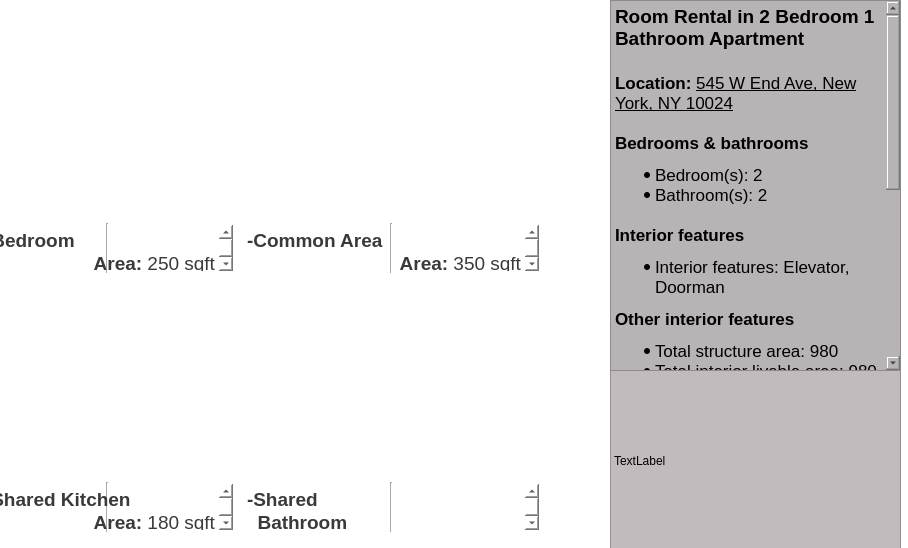
<?xml version="1.0" encoding="UTF-8"?>
<ui version="4.0">
 <class>PrivateH_Manhattan1</class>
 <widget class="QDialog" name="PrivateH_Manhattan1">
  <property name="geometry">
   <rect>
    <x>0</x>
    <y>0</y>
    <width>908</width>
    <height>548</height>
   </rect>
  </property>
  <property name="palette">
   <palette>
    <active>
     <colorrole role="WindowText">
      <brush brushstyle="SolidPattern">
       <color alpha="255">
        <red>0</red>
        <green>0</green>
        <blue>0</blue>
       </color>
      </brush>
     </colorrole>
     <colorrole role="Window">
      <brush brushstyle="SolidPattern">
       <color alpha="255">
        <red>255</red>
        <green>255</green>
        <blue>255</blue>
       </color>
      </brush>
     </colorrole>
    </active>
    <inactive>
     <colorrole role="WindowText">
      <brush brushstyle="SolidPattern">
       <color alpha="255">
        <red>0</red>
        <green>0</green>
        <blue>0</blue>
       </color>
      </brush>
     </colorrole>
     <colorrole role="Window">
      <brush brushstyle="SolidPattern">
       <color alpha="255">
        <red>255</red>
        <green>255</green>
        <blue>255</blue>
       </color>
      </brush>
     </colorrole>
    </inactive>
    <disabled>
     <colorrole role="Base">
      <brush brushstyle="SolidPattern">
       <color alpha="255">
        <red>255</red>
        <green>255</green>
        <blue>255</blue>
       </color>
      </brush>
     </colorrole>
     <colorrole role="Window">
      <brush brushstyle="SolidPattern">
       <color alpha="255">
        <red>255</red>
        <green>255</green>
        <blue>255</blue>
       </color>
      </brush>
     </colorrole>
    </disabled>
   </palette>
  </property>
  <property name="windowTitle">
   <string>Dialog</string>
  </property>
  <widget class="QLabel" name="labelManhattanOutput">
   <property name="geometry">
    <rect>
     <x>610</x>
     <y>370</y>
     <width>291</width>
     <height>181</height>
    </rect>
   </property>
   <property name="palette">
    <palette>
     <active>
      <colorrole role="Button">
       <brush brushstyle="SolidPattern">
        <color alpha="234">
         <red>187</red>
         <green>181</green>
         <blue>183</blue>
        </color>
       </brush>
      </colorrole>
      <colorrole role="Text">
       <brush brushstyle="SolidPattern">
        <color alpha="255">
         <red>2</red>
         <green>2</green>
         <blue>2</blue>
        </color>
       </brush>
      </colorrole>
      <colorrole role="BrightText">
       <brush brushstyle="SolidPattern">
        <color alpha="255">
         <red>254</red>
         <green>250</green>
         <blue>255</blue>
        </color>
       </brush>
      </colorrole>
      <colorrole role="ButtonText">
       <brush brushstyle="SolidPattern">
        <color alpha="255">
         <red>0</red>
         <green>0</green>
         <blue>0</blue>
        </color>
       </brush>
      </colorrole>
      <colorrole role="Base">
       <brush brushstyle="SolidPattern">
        <color alpha="234">
         <red>187</red>
         <green>181</green>
         <blue>183</blue>
        </color>
       </brush>
      </colorrole>
      <colorrole role="Window">
       <brush brushstyle="SolidPattern">
        <color alpha="234">
         <red>187</red>
         <green>181</green>
         <blue>183</blue>
        </color>
       </brush>
      </colorrole>
      <colorrole role="HighlightedText">
       <brush brushstyle="SolidPattern">
        <color alpha="235">
         <red>0</red>
         <green>0</green>
         <blue>0</blue>
        </color>
       </brush>
      </colorrole>
      <colorrole role="PlaceholderText">
       <brush brushstyle="SolidPattern">
        <color alpha="255">
         <red>2</red>
         <green>2</green>
         <blue>2</blue>
        </color>
       </brush>
      </colorrole>
     </active>
     <inactive>
      <colorrole role="Button">
       <brush brushstyle="SolidPattern">
        <color alpha="234">
         <red>187</red>
         <green>181</green>
         <blue>183</blue>
        </color>
       </brush>
      </colorrole>
      <colorrole role="Text">
       <brush brushstyle="SolidPattern">
        <color alpha="255">
         <red>2</red>
         <green>2</green>
         <blue>2</blue>
        </color>
       </brush>
      </colorrole>
      <colorrole role="BrightText">
       <brush brushstyle="SolidPattern">
        <color alpha="255">
         <red>254</red>
         <green>250</green>
         <blue>255</blue>
        </color>
       </brush>
      </colorrole>
      <colorrole role="ButtonText">
       <brush brushstyle="SolidPattern">
        <color alpha="255">
         <red>0</red>
         <green>0</green>
         <blue>0</blue>
        </color>
       </brush>
      </colorrole>
      <colorrole role="Base">
       <brush brushstyle="SolidPattern">
        <color alpha="234">
         <red>187</red>
         <green>181</green>
         <blue>183</blue>
        </color>
       </brush>
      </colorrole>
      <colorrole role="Window">
       <brush brushstyle="SolidPattern">
        <color alpha="234">
         <red>187</red>
         <green>181</green>
         <blue>183</blue>
        </color>
       </brush>
      </colorrole>
      <colorrole role="HighlightedText">
       <brush brushstyle="SolidPattern">
        <color alpha="235">
         <red>0</red>
         <green>0</green>
         <blue>0</blue>
        </color>
       </brush>
      </colorrole>
      <colorrole role="PlaceholderText">
       <brush brushstyle="SolidPattern">
        <color alpha="255">
         <red>2</red>
         <green>2</green>
         <blue>2</blue>
        </color>
       </brush>
      </colorrole>
     </inactive>
     <disabled>
      <colorrole role="Button">
       <brush brushstyle="SolidPattern">
        <color alpha="234">
         <red>187</red>
         <green>181</green>
         <blue>183</blue>
        </color>
       </brush>
      </colorrole>
      <colorrole role="BrightText">
       <brush brushstyle="SolidPattern">
        <color alpha="255">
         <red>254</red>
         <green>250</green>
         <blue>255</blue>
        </color>
       </brush>
      </colorrole>
      <colorrole role="Base">
       <brush brushstyle="SolidPattern">
        <color alpha="234">
         <red>187</red>
         <green>181</green>
         <blue>183</blue>
        </color>
       </brush>
      </colorrole>
      <colorrole role="Window">
       <brush brushstyle="SolidPattern">
        <color alpha="234">
         <red>187</red>
         <green>181</green>
         <blue>183</blue>
        </color>
       </brush>
      </colorrole>
      <colorrole role="HighlightedText">
       <brush brushstyle="SolidPattern">
        <color alpha="235">
         <red>0</red>
         <green>0</green>
         <blue>0</blue>
        </color>
       </brush>
      </colorrole>
      <colorrole role="PlaceholderText">
       <brush brushstyle="SolidPattern">
        <color alpha="255">
         <red>2</red>
         <green>2</green>
         <blue>2</blue>
        </color>
       </brush>
      </colorrole>
     </disabled>
    </palette>
   </property>
   <property name="autoFillBackground">
    <bool>false</bool>
   </property>
   <property name="styleSheet">
    <string notr="true">background-color: rgba(187, 181, 183, 234);</string>
   </property>
   <property name="frameShape">
    <enum>QFrame::StyledPanel</enum>
   </property>
   <property name="text">
    <string>TextLabel</string>
   </property>
  </widget>
  <widget class="QFrame" name="frame">
   <property name="geometry">
    <rect>
     <x>-30</x>
     <y>10</y>
     <width>651</width>
     <height>531</height>
    </rect>
   </property>
   <property name="palette">
    <palette>
     <active>
      <colorrole role="Button">
       <brush brushstyle="SolidPattern">
        <color alpha="255">
         <red>255</red>
         <green>255</green>
         <blue>255</blue>
        </color>
       </brush>
      </colorrole>
      <colorrole role="Base">
       <brush brushstyle="SolidPattern">
        <color alpha="255">
         <red>255</red>
         <green>255</green>
         <blue>255</blue>
        </color>
       </brush>
      </colorrole>
      <colorrole role="Window">
       <brush brushstyle="SolidPattern">
        <color alpha="255">
         <red>255</red>
         <green>255</green>
         <blue>255</blue>
        </color>
       </brush>
      </colorrole>
      <colorrole role="AlternateBase">
       <brush brushstyle="SolidPattern">
        <color alpha="255">
         <red>254</red>
         <green>254</green>
         <blue>254</blue>
        </color>
       </brush>
      </colorrole>
      <colorrole role="ToolTipBase">
       <brush brushstyle="SolidPattern">
        <color alpha="255">
         <red>255</red>
         <green>255</green>
         <blue>255</blue>
        </color>
       </brush>
      </colorrole>
      <colorrole role="PlaceholderText">
       <brush brushstyle="SolidPattern">
        <color alpha="255">
         <red>255</red>
         <green>255</green>
         <blue>255</blue>
        </color>
       </brush>
      </colorrole>
     </active>
     <inactive>
      <colorrole role="Button">
       <brush brushstyle="SolidPattern">
        <color alpha="255">
         <red>255</red>
         <green>255</green>
         <blue>255</blue>
        </color>
       </brush>
      </colorrole>
      <colorrole role="Base">
       <brush brushstyle="SolidPattern">
        <color alpha="255">
         <red>255</red>
         <green>255</green>
         <blue>255</blue>
        </color>
       </brush>
      </colorrole>
      <colorrole role="Window">
       <brush brushstyle="SolidPattern">
        <color alpha="255">
         <red>255</red>
         <green>255</green>
         <blue>255</blue>
        </color>
       </brush>
      </colorrole>
      <colorrole role="AlternateBase">
       <brush brushstyle="SolidPattern">
        <color alpha="255">
         <red>254</red>
         <green>254</green>
         <blue>254</blue>
        </color>
       </brush>
      </colorrole>
      <colorrole role="ToolTipBase">
       <brush brushstyle="SolidPattern">
        <color alpha="255">
         <red>255</red>
         <green>255</green>
         <blue>255</blue>
        </color>
       </brush>
      </colorrole>
      <colorrole role="PlaceholderText">
       <brush brushstyle="SolidPattern">
        <color alpha="255">
         <red>255</red>
         <green>255</green>
         <blue>255</blue>
        </color>
       </brush>
      </colorrole>
     </inactive>
     <disabled>
      <colorrole role="Button">
       <brush brushstyle="SolidPattern">
        <color alpha="255">
         <red>255</red>
         <green>255</green>
         <blue>255</blue>
        </color>
       </brush>
      </colorrole>
      <colorrole role="Base">
       <brush brushstyle="SolidPattern">
        <color alpha="255">
         <red>255</red>
         <green>255</green>
         <blue>255</blue>
        </color>
       </brush>
      </colorrole>
      <colorrole role="Window">
       <brush brushstyle="SolidPattern">
        <color alpha="255">
         <red>255</red>
         <green>255</green>
         <blue>255</blue>
        </color>
       </brush>
      </colorrole>
      <colorrole role="AlternateBase">
       <brush brushstyle="SolidPattern">
        <color alpha="255">
         <red>254</red>
         <green>254</green>
         <blue>254</blue>
        </color>
       </brush>
      </colorrole>
      <colorrole role="ToolTipBase">
       <brush brushstyle="SolidPattern">
        <color alpha="255">
         <red>255</red>
         <green>255</green>
         <blue>255</blue>
        </color>
       </brush>
      </colorrole>
      <colorrole role="PlaceholderText">
       <brush brushstyle="SolidPattern">
        <color alpha="255">
         <red>255</red>
         <green>255</green>
         <blue>255</blue>
        </color>
       </brush>
      </colorrole>
     </disabled>
    </palette>
   </property>
   <property name="styleSheet">
    <string notr="true">background-color: rgb(255, 255, 255);</string>
   </property>
   <layout class="QFormLayout" name="formLayout">
    <item row="0" column="0">
     <layout class="QVBoxLayout" name="verticalLayout">
      <item>
       <widget class="QLabel" name="label">
        <property name="maximumSize">
         <size>
          <width>300</width>
          <height>200</height>
         </size>
        </property>
        <property name="styleSheet">
         <string notr="true"> border-image: url(&quot;/Users/eslemvarank/Desktop/Screen Shot 2023-12-03 at 9.27.43 PM.png&quot;);</string>
        </property>
        <property name="text">
         <string/>
        </property>
        <property name="pixmap">
         <pixmap>../../Screen Shot 2023-12-03 at 9.27.43 PM.png</pixmap>
        </property>
        <property name="scaledContents">
         <bool>true</bool>
        </property>
       </widget>
      </item>
      <item>
       <widget class="QTextBrowser" name="textBrowser">
        <property name="maximumSize">
         <size>
          <width>300</width>
          <height>50</height>
         </size>
        </property>
        <property name="palette">
         <palette>
          <active>
           <colorrole role="Button">
            <brush brushstyle="SolidPattern">
             <color alpha="255">
              <red>255</red>
              <green>255</green>
              <blue>255</blue>
             </color>
            </brush>
           </colorrole>
           <colorrole role="Text">
            <brush brushstyle="SolidPattern">
             <color alpha="255">
              <red>58</red>
              <green>58</green>
              <blue>58</blue>
             </color>
            </brush>
           </colorrole>
           <colorrole role="Base">
            <brush brushstyle="SolidPattern">
             <color alpha="255">
              <red>255</red>
              <green>255</green>
              <blue>255</blue>
             </color>
            </brush>
           </colorrole>
           <colorrole role="Window">
            <brush brushstyle="SolidPattern">
             <color alpha="255">
              <red>255</red>
              <green>255</green>
              <blue>255</blue>
             </color>
            </brush>
           </colorrole>
          </active>
          <inactive>
           <colorrole role="Button">
            <brush brushstyle="SolidPattern">
             <color alpha="255">
              <red>255</red>
              <green>255</green>
              <blue>255</blue>
             </color>
            </brush>
           </colorrole>
           <colorrole role="Text">
            <brush brushstyle="SolidPattern">
             <color alpha="255">
              <red>58</red>
              <green>58</green>
              <blue>58</blue>
             </color>
            </brush>
           </colorrole>
           <colorrole role="Base">
            <brush brushstyle="SolidPattern">
             <color alpha="255">
              <red>255</red>
              <green>255</green>
              <blue>255</blue>
             </color>
            </brush>
           </colorrole>
           <colorrole role="Window">
            <brush brushstyle="SolidPattern">
             <color alpha="255">
              <red>255</red>
              <green>255</green>
              <blue>255</blue>
             </color>
            </brush>
           </colorrole>
          </inactive>
          <disabled>
           <colorrole role="Button">
            <brush brushstyle="SolidPattern">
             <color alpha="255">
              <red>255</red>
              <green>255</green>
              <blue>255</blue>
             </color>
            </brush>
           </colorrole>
           <colorrole role="Base">
            <brush brushstyle="SolidPattern">
             <color alpha="255">
              <red>255</red>
              <green>255</green>
              <blue>255</blue>
             </color>
            </brush>
           </colorrole>
           <colorrole role="Window">
            <brush brushstyle="SolidPattern">
             <color alpha="255">
              <red>255</red>
              <green>255</green>
              <blue>255</blue>
             </color>
            </brush>
           </colorrole>
          </disabled>
         </palette>
        </property>
        <property name="frameShape">
         <enum>QFrame::VLine</enum>
        </property>
        <property name="html">
         <string>&lt;!DOCTYPE HTML PUBLIC &quot;-//W3C//DTD HTML 4.0//EN&quot; &quot;http://www.w3.org/TR/REC-html40/strict.dtd&quot;&gt;
&lt;html&gt;&lt;head&gt;&lt;meta name=&quot;qrichtext&quot; content=&quot;1&quot; /&gt;&lt;meta charset=&quot;utf-8&quot; /&gt;&lt;style type=&quot;text/css&quot;&gt;
p, li { white-space: pre-wrap; }
hr { height: 1px; border-width: 0; }
li.unchecked::marker { content: &quot;\2610&quot;; }
li.checked::marker { content: &quot;\2612&quot;; }
&lt;/style&gt;&lt;/head&gt;&lt;body style=&quot; font-family:'.AppleSystemUIFont'; font-size:13pt; font-weight:400; font-style:normal;&quot;&gt;
&lt;p style=&quot; margin-top:0px; margin-bottom:0px; margin-left:0px; margin-right:0px; -qt-block-indent:0; text-indent:0px;&quot;&gt;&lt;span style=&quot; font-size:14pt; font-weight:700;&quot;&gt;-Bedroom&lt;/span&gt;&lt;/p&gt;
&lt;p align=&quot;right&quot; style=&quot; margin-top:0px; margin-bottom:0px; margin-left:0px; margin-right:0px; -qt-block-indent:0; text-indent:0px;&quot;&gt;&lt;span style=&quot; font-size:14pt; font-weight:700;&quot;&gt;Area: &lt;/span&gt;&lt;span style=&quot; font-size:14pt;&quot;&gt;250 sqft&lt;/span&gt;&lt;/p&gt;&lt;/body&gt;&lt;/html&gt;</string>
        </property>
       </widget>
      </item>
     </layout>
    </item>
    <item row="0" column="1">
     <layout class="QVBoxLayout" name="verticalLayout_2">
      <item>
       <widget class="QLabel" name="label_2">
        <property name="maximumSize">
         <size>
          <width>300</width>
          <height>200</height>
         </size>
        </property>
        <property name="styleSheet">
         <string notr="true">border-image:url(&quot;/Users/eslemvarank/Desktop/Screen Shot 2023-12-03 at 9.29.44 PM.png&quot;)</string>
        </property>
        <property name="text">
         <string/>
        </property>
        <property name="pixmap">
         <pixmap>../../Screen Shot 2023-12-03 at 9.29.44 PM.png</pixmap>
        </property>
        <property name="scaledContents">
         <bool>true</bool>
        </property>
       </widget>
      </item>
      <item>
       <widget class="QTextBrowser" name="textBrowser_2">
        <property name="maximumSize">
         <size>
          <width>300</width>
          <height>50</height>
         </size>
        </property>
        <property name="palette">
         <palette>
          <active>
           <colorrole role="Button">
            <brush brushstyle="SolidPattern">
             <color alpha="255">
              <red>255</red>
              <green>255</green>
              <blue>255</blue>
             </color>
            </brush>
           </colorrole>
           <colorrole role="Text">
            <brush brushstyle="SolidPattern">
             <color alpha="255">
              <red>58</red>
              <green>58</green>
              <blue>58</blue>
             </color>
            </brush>
           </colorrole>
           <colorrole role="Base">
            <brush brushstyle="SolidPattern">
             <color alpha="255">
              <red>255</red>
              <green>255</green>
              <blue>255</blue>
             </color>
            </brush>
           </colorrole>
           <colorrole role="Window">
            <brush brushstyle="SolidPattern">
             <color alpha="255">
              <red>255</red>
              <green>255</green>
              <blue>255</blue>
             </color>
            </brush>
           </colorrole>
           <colorrole role="PlaceholderText">
            <brush brushstyle="SolidPattern">
             <color alpha="255">
              <red>253</red>
              <green>254</green>
              <blue>255</blue>
             </color>
            </brush>
           </colorrole>
          </active>
          <inactive>
           <colorrole role="Button">
            <brush brushstyle="SolidPattern">
             <color alpha="255">
              <red>255</red>
              <green>255</green>
              <blue>255</blue>
             </color>
            </brush>
           </colorrole>
           <colorrole role="Text">
            <brush brushstyle="SolidPattern">
             <color alpha="255">
              <red>58</red>
              <green>58</green>
              <blue>58</blue>
             </color>
            </brush>
           </colorrole>
           <colorrole role="Base">
            <brush brushstyle="SolidPattern">
             <color alpha="255">
              <red>255</red>
              <green>255</green>
              <blue>255</blue>
             </color>
            </brush>
           </colorrole>
           <colorrole role="Window">
            <brush brushstyle="SolidPattern">
             <color alpha="255">
              <red>255</red>
              <green>255</green>
              <blue>255</blue>
             </color>
            </brush>
           </colorrole>
           <colorrole role="PlaceholderText">
            <brush brushstyle="SolidPattern">
             <color alpha="255">
              <red>253</red>
              <green>254</green>
              <blue>255</blue>
             </color>
            </brush>
           </colorrole>
          </inactive>
          <disabled>
           <colorrole role="Button">
            <brush brushstyle="SolidPattern">
             <color alpha="255">
              <red>255</red>
              <green>255</green>
              <blue>255</blue>
             </color>
            </brush>
           </colorrole>
           <colorrole role="Base">
            <brush brushstyle="SolidPattern">
             <color alpha="255">
              <red>255</red>
              <green>255</green>
              <blue>255</blue>
             </color>
            </brush>
           </colorrole>
           <colorrole role="Window">
            <brush brushstyle="SolidPattern">
             <color alpha="255">
              <red>255</red>
              <green>255</green>
              <blue>255</blue>
             </color>
            </brush>
           </colorrole>
           <colorrole role="PlaceholderText">
            <brush brushstyle="SolidPattern">
             <color alpha="255">
              <red>253</red>
              <green>254</green>
              <blue>255</blue>
             </color>
            </brush>
           </colorrole>
          </disabled>
         </palette>
        </property>
        <property name="styleSheet">
         <string notr="true"/>
        </property>
        <property name="frameShape">
         <enum>QFrame::VLine</enum>
        </property>
        <property name="frameShadow">
         <enum>QFrame::Sunken</enum>
        </property>
        <property name="html">
         <string>&lt;!DOCTYPE HTML PUBLIC &quot;-//W3C//DTD HTML 4.0//EN&quot; &quot;http://www.w3.org/TR/REC-html40/strict.dtd&quot;&gt;
&lt;html&gt;&lt;head&gt;&lt;meta name=&quot;qrichtext&quot; content=&quot;1&quot; /&gt;&lt;meta charset=&quot;utf-8&quot; /&gt;&lt;style type=&quot;text/css&quot;&gt;
p, li { white-space: pre-wrap; }
hr { height: 1px; border-width: 0; }
li.unchecked::marker { content: &quot;\2610&quot;; }
li.checked::marker { content: &quot;\2612&quot;; }
&lt;/style&gt;&lt;/head&gt;&lt;body style=&quot; font-family:'.AppleSystemUIFont'; font-size:13pt; font-weight:400; font-style:normal;&quot;&gt;
&lt;p style=&quot; margin-top:0px; margin-bottom:0px; margin-left:0px; margin-right:0px; -qt-block-indent:0; text-indent:0px;&quot;&gt;&lt;span style=&quot; font-size:14pt; font-weight:700;&quot;&gt;-Common Area&lt;/span&gt;&lt;/p&gt;
&lt;p align=&quot;right&quot; style=&quot; margin-top:0px; margin-bottom:0px; margin-left:0px; margin-right:0px; -qt-block-indent:0; text-indent:0px;&quot;&gt;&lt;span style=&quot; font-size:14pt; font-weight:700;&quot;&gt;Area: &lt;/span&gt;&lt;span style=&quot; font-size:14pt;&quot;&gt;350 sqft&lt;/span&gt;&lt;/p&gt;&lt;/body&gt;&lt;/html&gt;</string>
        </property>
       </widget>
      </item>
     </layout>
    </item>
    <item row="1" column="0">
     <layout class="QVBoxLayout" name="verticalLayout_4">
      <item>
       <widget class="QLabel" name="label_4">
        <property name="maximumSize">
         <size>
          <width>300</width>
          <height>200</height>
         </size>
        </property>
        <property name="styleSheet">
         <string notr="true">border-image:url(&quot;/Users/eslemvarank/Desktop/Screen Shot 2023-12-03 at 9.31.01 PM.png&quot;)</string>
        </property>
        <property name="text">
         <string/>
        </property>
        <property name="pixmap">
         <pixmap>../../Screen Shot 2023-12-03 at 9.31.01 PM.png</pixmap>
        </property>
        <property name="scaledContents">
         <bool>true</bool>
        </property>
       </widget>
      </item>
      <item>
       <widget class="QTextBrowser" name="textBrowser_4">
        <property name="maximumSize">
         <size>
          <width>300</width>
          <height>50</height>
         </size>
        </property>
        <property name="palette">
         <palette>
          <active>
           <colorrole role="Button">
            <brush brushstyle="SolidPattern">
             <color alpha="255">
              <red>255</red>
              <green>255</green>
              <blue>255</blue>
             </color>
            </brush>
           </colorrole>
           <colorrole role="Text">
            <brush brushstyle="SolidPattern">
             <color alpha="255">
              <red>58</red>
              <green>58</green>
              <blue>58</blue>
             </color>
            </brush>
           </colorrole>
           <colorrole role="Base">
            <brush brushstyle="SolidPattern">
             <color alpha="255">
              <red>255</red>
              <green>255</green>
              <blue>255</blue>
             </color>
            </brush>
           </colorrole>
           <colorrole role="Window">
            <brush brushstyle="SolidPattern">
             <color alpha="255">
              <red>255</red>
              <green>255</green>
              <blue>255</blue>
             </color>
            </brush>
           </colorrole>
           <colorrole role="PlaceholderText">
            <brush brushstyle="SolidPattern">
             <color alpha="255">
              <red>253</red>
              <green>254</green>
              <blue>255</blue>
             </color>
            </brush>
           </colorrole>
          </active>
          <inactive>
           <colorrole role="Button">
            <brush brushstyle="SolidPattern">
             <color alpha="255">
              <red>255</red>
              <green>255</green>
              <blue>255</blue>
             </color>
            </brush>
           </colorrole>
           <colorrole role="Text">
            <brush brushstyle="SolidPattern">
             <color alpha="255">
              <red>58</red>
              <green>58</green>
              <blue>58</blue>
             </color>
            </brush>
           </colorrole>
           <colorrole role="Base">
            <brush brushstyle="SolidPattern">
             <color alpha="255">
              <red>255</red>
              <green>255</green>
              <blue>255</blue>
             </color>
            </brush>
           </colorrole>
           <colorrole role="Window">
            <brush brushstyle="SolidPattern">
             <color alpha="255">
              <red>255</red>
              <green>255</green>
              <blue>255</blue>
             </color>
            </brush>
           </colorrole>
           <colorrole role="PlaceholderText">
            <brush brushstyle="SolidPattern">
             <color alpha="255">
              <red>253</red>
              <green>254</green>
              <blue>255</blue>
             </color>
            </brush>
           </colorrole>
          </inactive>
          <disabled>
           <colorrole role="Button">
            <brush brushstyle="SolidPattern">
             <color alpha="255">
              <red>255</red>
              <green>255</green>
              <blue>255</blue>
             </color>
            </brush>
           </colorrole>
           <colorrole role="Base">
            <brush brushstyle="SolidPattern">
             <color alpha="255">
              <red>255</red>
              <green>255</green>
              <blue>255</blue>
             </color>
            </brush>
           </colorrole>
           <colorrole role="Window">
            <brush brushstyle="SolidPattern">
             <color alpha="255">
              <red>255</red>
              <green>255</green>
              <blue>255</blue>
             </color>
            </brush>
           </colorrole>
           <colorrole role="PlaceholderText">
            <brush brushstyle="SolidPattern">
             <color alpha="255">
              <red>253</red>
              <green>254</green>
              <blue>255</blue>
             </color>
            </brush>
           </colorrole>
          </disabled>
         </palette>
        </property>
        <property name="frameShape">
         <enum>QFrame::VLine</enum>
        </property>
        <property name="html">
         <string>&lt;!DOCTYPE HTML PUBLIC &quot;-//W3C//DTD HTML 4.0//EN&quot; &quot;http://www.w3.org/TR/REC-html40/strict.dtd&quot;&gt;
&lt;html&gt;&lt;head&gt;&lt;meta name=&quot;qrichtext&quot; content=&quot;1&quot; /&gt;&lt;meta charset=&quot;utf-8&quot; /&gt;&lt;style type=&quot;text/css&quot;&gt;
p, li { white-space: pre-wrap; }
hr { height: 1px; border-width: 0; }
li.unchecked::marker { content: &quot;\2610&quot;; }
li.checked::marker { content: &quot;\2612&quot;; }
&lt;/style&gt;&lt;/head&gt;&lt;body style=&quot; font-family:'.AppleSystemUIFont'; font-size:13pt; font-weight:400; font-style:normal;&quot;&gt;
&lt;p style=&quot; margin-top:0px; margin-bottom:0px; margin-left:0px; margin-right:0px; -qt-block-indent:0; text-indent:0px;&quot;&gt;&lt;span style=&quot; font-size:14pt; font-weight:700;&quot;&gt;-Shared Kitchen&lt;/span&gt;&lt;/p&gt;
&lt;p align=&quot;right&quot; style=&quot; margin-top:0px; margin-bottom:0px; margin-left:0px; margin-right:0px; -qt-block-indent:0; text-indent:0px;&quot;&gt;&lt;span style=&quot; font-size:14pt; font-weight:700;&quot;&gt;Area: &lt;/span&gt;&lt;span style=&quot; font-size:14pt;&quot;&gt;180 sqft&lt;/span&gt;&lt;/p&gt;&lt;/body&gt;&lt;/html&gt;</string>
        </property>
       </widget>
      </item>
     </layout>
    </item>
    <item row="1" column="1">
     <layout class="QVBoxLayout" name="verticalLayout_3">
      <item>
       <widget class="QLabel" name="label_3">
        <property name="maximumSize">
         <size>
          <width>300</width>
          <height>200</height>
         </size>
        </property>
        <property name="styleSheet">
         <string notr="true">border-image:url(&quot;/Users/eslemvarank/Desktop/Screen Shot 2023-12-03 at 9.32.05 PM.png&quot;)</string>
        </property>
        <property name="text">
         <string/>
        </property>
        <property name="pixmap">
         <pixmap>../../Screen Shot 2023-12-03 at 9.32.05 PM.png</pixmap>
        </property>
        <property name="scaledContents">
         <bool>true</bool>
        </property>
       </widget>
      </item>
      <item>
       <widget class="QTextBrowser" name="textBrowser_3">
        <property name="maximumSize">
         <size>
          <width>300</width>
          <height>50</height>
         </size>
        </property>
        <property name="palette">
         <palette>
          <active>
           <colorrole role="Button">
            <brush brushstyle="SolidPattern">
             <color alpha="255">
              <red>255</red>
              <green>255</green>
              <blue>255</blue>
             </color>
            </brush>
           </colorrole>
           <colorrole role="Text">
            <brush brushstyle="SolidPattern">
             <color alpha="255">
              <red>58</red>
              <green>58</green>
              <blue>59</blue>
             </color>
            </brush>
           </colorrole>
           <colorrole role="Base">
            <brush brushstyle="SolidPattern">
             <color alpha="255">
              <red>255</red>
              <green>255</green>
              <blue>255</blue>
             </color>
            </brush>
           </colorrole>
           <colorrole role="Window">
            <brush brushstyle="SolidPattern">
             <color alpha="255">
              <red>255</red>
              <green>255</green>
              <blue>255</blue>
             </color>
            </brush>
           </colorrole>
          </active>
          <inactive>
           <colorrole role="Button">
            <brush brushstyle="SolidPattern">
             <color alpha="255">
              <red>255</red>
              <green>255</green>
              <blue>255</blue>
             </color>
            </brush>
           </colorrole>
           <colorrole role="Text">
            <brush brushstyle="SolidPattern">
             <color alpha="255">
              <red>58</red>
              <green>58</green>
              <blue>59</blue>
             </color>
            </brush>
           </colorrole>
           <colorrole role="Base">
            <brush brushstyle="SolidPattern">
             <color alpha="255">
              <red>255</red>
              <green>255</green>
              <blue>255</blue>
             </color>
            </brush>
           </colorrole>
           <colorrole role="Window">
            <brush brushstyle="SolidPattern">
             <color alpha="255">
              <red>255</red>
              <green>255</green>
              <blue>255</blue>
             </color>
            </brush>
           </colorrole>
          </inactive>
          <disabled>
           <colorrole role="Button">
            <brush brushstyle="SolidPattern">
             <color alpha="255">
              <red>255</red>
              <green>255</green>
              <blue>255</blue>
             </color>
            </brush>
           </colorrole>
           <colorrole role="Base">
            <brush brushstyle="SolidPattern">
             <color alpha="255">
              <red>255</red>
              <green>255</green>
              <blue>255</blue>
             </color>
            </brush>
           </colorrole>
           <colorrole role="Window">
            <brush brushstyle="SolidPattern">
             <color alpha="255">
              <red>255</red>
              <green>255</green>
              <blue>255</blue>
             </color>
            </brush>
           </colorrole>
          </disabled>
         </palette>
        </property>
        <property name="frameShape">
         <enum>QFrame::VLine</enum>
        </property>
        <property name="html">
         <string>&lt;!DOCTYPE HTML PUBLIC &quot;-//W3C//DTD HTML 4.0//EN&quot; &quot;http://www.w3.org/TR/REC-html40/strict.dtd&quot;&gt;
&lt;html&gt;&lt;head&gt;&lt;meta name=&quot;qrichtext&quot; content=&quot;1&quot; /&gt;&lt;meta charset=&quot;utf-8&quot; /&gt;&lt;style type=&quot;text/css&quot;&gt;
p, li { white-space: pre-wrap; }
hr { height: 1px; border-width: 0; }
li.unchecked::marker { content: &quot;\2610&quot;; }
li.checked::marker { content: &quot;\2612&quot;; }
&lt;/style&gt;&lt;/head&gt;&lt;body style=&quot; font-family:'.AppleSystemUIFont'; font-size:13pt; font-weight:400; font-style:normal;&quot;&gt;
&lt;p style=&quot; margin-top:0px; margin-bottom:0px; margin-left:0px; margin-right:0px; -qt-block-indent:0; text-indent:0px;&quot;&gt;&lt;span style=&quot; font-size:14pt; font-weight:700;&quot;&gt;-Shared &lt;/span&gt;&lt;/p&gt;
&lt;p align=&quot;justify&quot; style=&quot; margin-top:0px; margin-bottom:0px; margin-left:0px; margin-right:0px; -qt-block-indent:0; text-indent:0px;&quot;&gt;&lt;span style=&quot; font-size:14pt; font-weight:700;&quot;&gt;  Bathroom&lt;/span&gt;&lt;/p&gt;
&lt;p align=&quot;right&quot; style=&quot; margin-top:0px; margin-bottom:0px; margin-left:0px; margin-right:0px; -qt-block-indent:0; text-indent:0px;&quot;&gt;&lt;span style=&quot; font-size:14pt; font-weight:700;&quot;&gt;Area: &lt;/span&gt;&lt;span style=&quot; font-size:14pt;&quot;&gt;150 sqft&lt;/span&gt;&lt;/p&gt;&lt;/body&gt;&lt;/html&gt;</string>
        </property>
       </widget>
      </item>
     </layout>
    </item>
   </layout>
  </widget>
  <widget class="QTextBrowser" name="textBrowser_5">
   <property name="geometry">
    <rect>
     <x>610</x>
     <y>0</y>
     <width>291</width>
     <height>371</height>
    </rect>
   </property>
   <property name="styleSheet">
    <string notr="true">background-color: rgb(184, 179, 181);</string>
   </property>
   <property name="frameShape">
    <enum>QFrame::StyledPanel</enum>
   </property>
   <property name="html">
    <string>&lt;!DOCTYPE HTML PUBLIC &quot;-//W3C//DTD HTML 4.0//EN&quot; &quot;http://www.w3.org/TR/REC-html40/strict.dtd&quot;&gt;
&lt;html&gt;&lt;head&gt;&lt;meta name=&quot;qrichtext&quot; content=&quot;1&quot; /&gt;&lt;meta charset=&quot;utf-8&quot; /&gt;&lt;style type=&quot;text/css&quot;&gt;
p, li { white-space: pre-wrap; }
hr { height: 1px; border-width: 0; }
li.unchecked::marker { content: &quot;\2610&quot;; }
li.checked::marker { content: &quot;\2612&quot;; }
&lt;/style&gt;&lt;/head&gt;&lt;body style=&quot; font-family:'.AppleSystemUIFont'; font-size:13pt; font-weight:400; font-style:normal;&quot;&gt;
&lt;p style=&quot; margin-top:0px; margin-bottom:0px; margin-left:0px; margin-right:0px; -qt-block-indent:0; text-indent:0px;&quot;&gt;&lt;span style=&quot; font-size:14pt; font-weight:700;&quot;&gt;Room Rental in 2 Bedroom 1 Bathroom Apartment&lt;/span&gt;&lt;/p&gt;
&lt;p style=&quot;-qt-paragraph-type:empty; margin-top:0px; margin-bottom:0px; margin-left:0px; margin-right:0px; -qt-block-indent:0; text-indent:0px; font-size:14pt; font-weight:700;&quot;&gt;&lt;br /&gt;&lt;/p&gt;
&lt;p style=&quot; margin-top:0px; margin-bottom:0px; margin-left:0px; margin-right:0px; -qt-block-indent:0; text-indent:0px;&quot;&gt;&lt;span style=&quot; font-weight:700;&quot;&gt;Location: &lt;/span&gt;&lt;span style=&quot; font-family:'Helvetica Neue'; text-decoration: underline;&quot;&gt;545 W End Ave, New York, NY 10024&lt;/span&gt; &lt;/p&gt;
&lt;p style=&quot;-qt-paragraph-type:empty; margin-top:0px; margin-bottom:0px; margin-left:0px; margin-right:0px; -qt-block-indent:0; text-indent:0px;&quot;&gt;&lt;br /&gt;&lt;/p&gt;
&lt;p style=&quot; margin-top:0px; margin-bottom:0px; margin-left:0px; margin-right:0px; -qt-block-indent:0; text-indent:0px;&quot;&gt;&lt;span style=&quot; font-family:'Helvetica Neue'; font-weight:700;&quot;&gt;Bedrooms &amp;amp; bathrooms&lt;/span&gt;&lt;/p&gt;
&lt;ul style=&quot;margin-top: 0px; margin-bottom: 0px; margin-left: 0px; margin-right: 0px; -qt-list-indent: 1;&quot;&gt;
&lt;li style=&quot; font-family:'Helvetica Neue';&quot; style=&quot; margin-top:12px; margin-bottom:0px; margin-left:0px; margin-right:0px; -qt-block-indent:0; text-indent:0px;&quot;&gt;Bedroom(s): 2&lt;/li&gt;
&lt;li style=&quot; font-family:'Helvetica Neue';&quot; style=&quot; margin-top:0px; margin-bottom:0px; margin-left:0px; margin-right:0px; -qt-block-indent:0; text-indent:0px;&quot;&gt;Bathroom(s): 2&lt;/li&gt;&lt;/ul&gt;
&lt;p style=&quot;-qt-paragraph-type:empty; margin-top:0px; margin-bottom:0px; margin-left:0px; margin-right:0px; -qt-block-indent:1; text-indent:0px; font-family:'Helvetica Neue';&quot;&gt;&lt;br /&gt;&lt;/p&gt;
&lt;p style=&quot; margin-top:0px; margin-bottom:0px; margin-left:0px; margin-right:0px; -qt-block-indent:0; text-indent:0px;&quot;&gt;&lt;span style=&quot; font-family:'Helvetica Neue'; font-weight:700;&quot;&gt;Interior features&lt;/span&gt;&lt;/p&gt;
&lt;ul style=&quot;margin-top: 0px; margin-bottom: 0px; margin-left: 0px; margin-right: 0px; -qt-list-indent: 1;&quot;&gt;
&lt;li style=&quot; font-family:'Helvetica Neue';&quot; style=&quot; margin-top:12px; margin-bottom:12px; margin-left:0px; margin-right:0px; -qt-block-indent:0; text-indent:0px;&quot;&gt;Interior features: Elevator, Doorman&lt;/li&gt;&lt;/ul&gt;
&lt;p style=&quot; margin-top:0px; margin-bottom:0px; margin-left:0px; margin-right:0px; -qt-block-indent:0; text-indent:0px;&quot;&gt;&lt;span style=&quot; font-family:'Helvetica Neue'; font-weight:700;&quot;&gt;Other interior features&lt;/span&gt;&lt;/p&gt;
&lt;ul style=&quot;margin-top: 0px; margin-bottom: 0px; margin-left: 0px; margin-right: 0px; -qt-list-indent: 1;&quot;&gt;
&lt;li style=&quot; font-family:'Helvetica Neue';&quot; style=&quot; margin-top:12px; margin-bottom:0px; margin-left:0px; margin-right:0px; -qt-block-indent:0; text-indent:0px;&quot;&gt;Total structure area: 980&lt;/li&gt;
&lt;li style=&quot; font-family:'Helvetica Neue';&quot; style=&quot; margin-top:0px; margin-bottom:12px; margin-left:0px; margin-right:0px; -qt-block-indent:0; text-indent:0px;&quot;&gt;Total interior livable area: 980 sqft&lt;/li&gt;&lt;/ul&gt;
&lt;p style=&quot;-qt-paragraph-type:empty; margin-top:0px; margin-bottom:0px; margin-left:0px; margin-right:0px; -qt-block-indent:0; text-indent:0px;&quot;&gt;&lt;br /&gt;&lt;/p&gt;
&lt;p style=&quot; margin-top:0px; margin-bottom:0px; margin-left:0px; margin-right:0px; -qt-block-indent:0; text-indent:0px;&quot;&gt;&lt;span style=&quot; font-weight:700;&quot;&gt;What is special about this place?&lt;/span&gt;&lt;/p&gt;
&lt;p style=&quot;-qt-paragraph-type:empty; margin-top:0px; margin-bottom:0px; margin-left:0px; margin-right:0px; -qt-block-indent:0; text-indent:0px; font-weight:700;&quot;&gt;&lt;br /&gt;&lt;/p&gt;
&lt;p style=&quot; margin-top:0px; margin-bottom:0px; margin-left:0px; margin-right:0px; -qt-block-indent:0; text-indent:0px;&quot;&gt;&lt;span style=&quot; font-family:'Helvetica Neue';&quot;&gt;The 1-train is just a block away, and the crosstown bus practically at your doorstep. Fancy a walk along the water? You're only an avenue away from the breathtaking Riverside Park, or be enthralled by natural grandeur of Central Park itself! Photos are virtually staged / renovated. &lt;/span&gt; &lt;/p&gt;
&lt;p style=&quot;-qt-paragraph-type:empty; margin-top:0px; margin-bottom:0px; margin-left:0px; margin-right:0px; -qt-block-indent:0; text-indent:0px;&quot;&gt;&lt;br /&gt;&lt;/p&gt;
&lt;p style=&quot;-qt-paragraph-type:empty; margin-top:0px; margin-bottom:0px; margin-left:0px; margin-right:0px; -qt-block-indent:0; text-indent:0px;&quot;&gt;&lt;br /&gt;&lt;/p&gt;&lt;/body&gt;&lt;/html&gt;</string>
   </property>
  </widget>
  <zorder>frame</zorder>
  <zorder>labelManhattanOutput</zorder>
  <zorder>textBrowser_5</zorder>
 </widget>
 <resources/>
 <connections/>
</ui>
